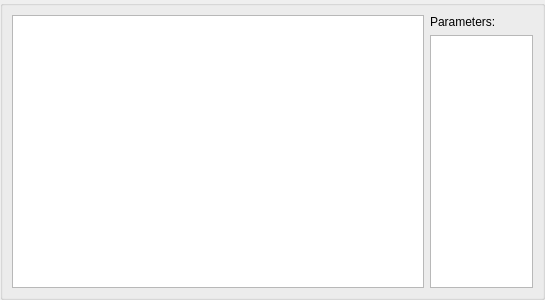
<?xml version="1.0" encoding="UTF-8"?>
<ui version="4.0">
 <class>STGFragmentInputWidget</class>
 <widget class="QWidget" name="STGFragmentInputWidget">
  <property name="geometry">
   <rect>
    <x>0</x>
    <y>0</y>
    <width>545</width>
    <height>300</height>
   </rect>
  </property>
  <property name="windowTitle">
   <string>Form</string>
  </property>
  <layout class="QVBoxLayout" name="verticalLayout">
   <property name="leftMargin">
    <number>0</number>
   </property>
   <property name="topMargin">
    <number>0</number>
   </property>
   <property name="rightMargin">
    <number>0</number>
   </property>
   <property name="bottomMargin">
    <number>0</number>
   </property>
   <item>
    <widget class="QGroupBox" name="groupBox">
     <property name="sizePolicy">
      <sizepolicy hsizetype="Expanding" vsizetype="Expanding">
       <horstretch>0</horstretch>
       <verstretch>0</verstretch>
      </sizepolicy>
     </property>
     <layout class="QHBoxLayout" name="horizontalLayout_2" stretch="4,1">
      <item>
       <widget class="TextEditor" name="textEdit"/>
      </item>
      <item>
       <layout class="QVBoxLayout" name="verticalLayout_2">
        <item>
         <layout class="QHBoxLayout" name="horizontalLayout">
          <item>
           <widget class="QLabel" name="label">
            <property name="sizePolicy">
             <sizepolicy hsizetype="Expanding" vsizetype="Fixed">
              <horstretch>0</horstretch>
              <verstretch>0</verstretch>
             </sizepolicy>
            </property>
            <property name="text">
             <string>Parameters:</string>
            </property>
           </widget>
          </item>
         </layout>
        </item>
        <item>
         <widget class="QListWidget" name="replacementListWidget">
          <property name="sizePolicy">
           <sizepolicy hsizetype="Preferred" vsizetype="Expanding">
            <horstretch>0</horstretch>
            <verstretch>0</verstretch>
           </sizepolicy>
          </property>
          <property name="defaultDropAction">
           <enum>Qt::IgnoreAction</enum>
          </property>
          <property name="selectionBehavior">
           <enum>QAbstractItemView::SelectRows</enum>
          </property>
         </widget>
        </item>
       </layout>
      </item>
     </layout>
    </widget>
   </item>
  </layout>
 </widget>
 <customwidgets>
  <customwidget>
   <class>TextEditor</class>
   <extends>QPlainTextEdit</extends>
   <header>src/gui/TextEditor.h</header>
  </customwidget>
 </customwidgets>
 <resources/>
 <connections/>
</ui>
